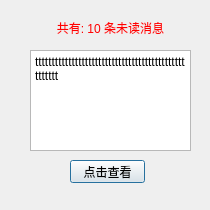
<?xml version="1.0" encoding="UTF-8"?>
<ui version="4.0">
 <class>NewsAlertDialog</class>
 <widget class="QDialog" name="NewsAlertDialog">
  <property name="geometry">
   <rect>
    <x>0</x>
    <y>0</y>
    <width>210</width>
    <height>210</height>
   </rect>
  </property>
  <property name="sizePolicy">
   <sizepolicy hsizetype="Fixed" vsizetype="Fixed">
    <horstretch>0</horstretch>
    <verstretch>0</verstretch>
   </sizepolicy>
  </property>
  <property name="minimumSize">
   <size>
    <width>210</width>
    <height>210</height>
   </size>
  </property>
  <property name="maximumSize">
   <size>
    <width>210</width>
    <height>210</height>
   </size>
  </property>
  <property name="windowTitle">
   <string>Dialog</string>
  </property>
  <property name="styleSheet">
   <string notr="true">background-image: url(:/bg/images/bg/news_alert.png);</string>
  </property>
  <widget class="QPushButton" name="btnShow">
   <property name="geometry">
    <rect>
     <x>70</x>
     <y>160</y>
     <width>75</width>
     <height>23</height>
    </rect>
   </property>
   <property name="styleSheet">
    <string notr="true">background-image: url(:/bg/images/bg/transparent.png);</string>
   </property>
   <property name="text">
    <string>点击查看</string>
   </property>
  </widget>
  <widget class="QTextBrowser" name="txt_title">
   <property name="geometry">
    <rect>
     <x>30</x>
     <y>50</y>
     <width>161</width>
     <height>101</height>
    </rect>
   </property>
   <property name="minimumSize">
    <size>
     <width>0</width>
     <height>101</height>
    </size>
   </property>
   <property name="maximumSize">
    <size>
     <width>16777215</width>
     <height>101</height>
    </size>
   </property>
   <property name="styleSheet">
    <string notr="true">background-image: url(:/bg/images/bg/transparent.png);</string>
   </property>
   <property name="lineWrapMode">
    <enum>QTextEdit::WidgetWidth</enum>
   </property>
   <property name="html">
    <string>&lt;!DOCTYPE HTML PUBLIC &quot;-//W3C//DTD HTML 4.0//EN&quot; &quot;http://www.w3.org/TR/REC-html40/strict.dtd&quot;&gt;
&lt;html&gt;&lt;head&gt;&lt;meta name=&quot;qrichtext&quot; content=&quot;1&quot; /&gt;&lt;style type=&quot;text/css&quot;&gt;
p, li { white-space: pre-wrap; }
&lt;/style&gt;&lt;/head&gt;&lt;body style=&quot; font-family:'SimSun'; font-size:9pt; font-weight:400; font-style:normal;&quot;&gt;
&lt;p style=&quot; margin-top:0px; margin-bottom:0px; margin-left:0px; margin-right:0px; -qt-block-indent:0; text-indent:0px;&quot;&gt;tttttttttttttttttttttttttttttttttttttttttttttttttttt&lt;/p&gt;&lt;/body&gt;&lt;/html&gt;</string>
   </property>
  </widget>
  <widget class="QLabel" name="txt_count">
   <property name="geometry">
    <rect>
     <x>40</x>
     <y>20</y>
     <width>141</width>
     <height>16</height>
    </rect>
   </property>
   <property name="styleSheet">
    <string notr="true">background-image: url(:/bg/images/bg/transparent.png);
color: rgb(255, 0, 0);
font: 10pt &quot;微软雅黑&quot;;</string>
   </property>
   <property name="text">
    <string>共有: 10 条未读消息</string>
   </property>
   <property name="alignment">
    <set>Qt::AlignCenter</set>
   </property>
  </widget>
 </widget>
 <resources/>
 <connections/>
</ui>
